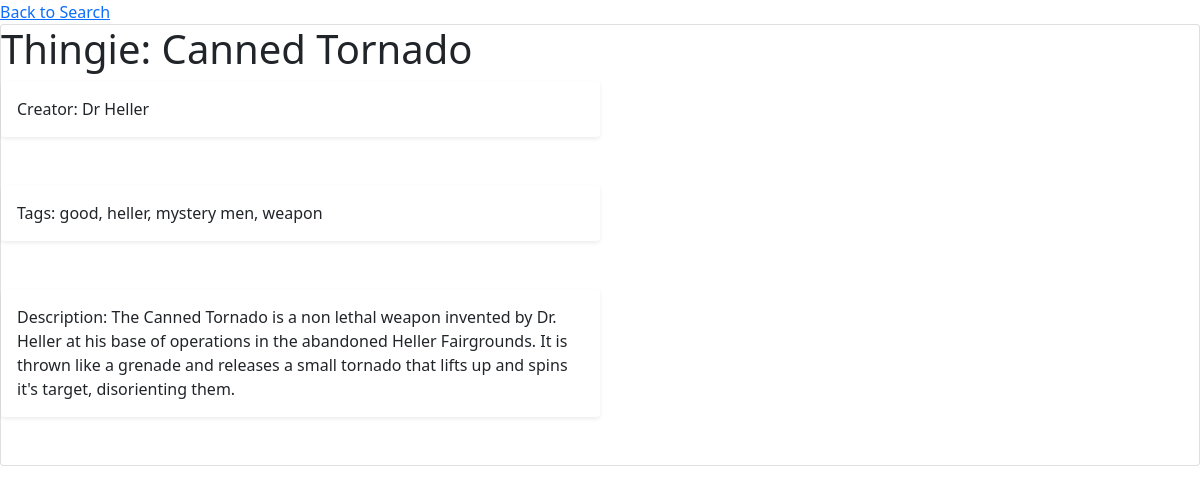
/thingie_view/3, run on the app's committed database.
### taggyWaggy/models.py (models this page shows, shortened)
class Thingie(models.Model):
    name = models.CharField(blank=False, null=False, max_length=255)
    creator = models.CharField(blank=False, null=False, max_length=255)
    description = models.CharField(blank=False, null=False, max_length=255)
    tags = TagField()

### taggyWaggy/views.py (the view)
# urls.py: path('thingie_view/<int:thingie_id>', views.thingie_view, name='thingie_view'),
def thingie_view(request, thingie_id):
    try:
        thingie = Thingie.objects.get(pk=thingie_id)
    except Thingie.DoesNotExist:
        raise Http404("That rule does not exist")
    context = {
        'thingie': thingie,
    }
    return render(request, 'thingie_view.html', context=context)

### templates/thingie_view.html (shortened to what this page needs)
{% load static %}
{% block content %}
    <link href="https://cdn.jsdelivr.net/npm/bootstrap@5.0.2/dist/css/bootstrap.min.css" rel="stylesheet">
    <a href="{% url 'index' %}">Back to Search</a>
    <div class="card">
        <h1 class="mercantile-section-header-dark text-dark">Thingie: {{ thingie.name }}</h1>
        <div class="mercantile-table-block-light">
            <div class="col-lg-6 col-sm-6 shadow-sm p-3 mb-5 bg-body rounded">
                Creator: {{ thingie.creator }}
            </div>
            <div class="col-lg-6 col-sm-6 shadow-sm p-3 mb-5 bg-body rounded">
                Tags: {{ thingie.tags }}
            </div>
            <div class="col-lg-6 col-sm-6 shadow-sm p-3 mb-5 bg-body rounded">
                Description: {{ thingie.description }}
            </div>
        </div>
    </div>
{% endblock %}

### data on the page
Thingie: name "Canned Tornado", creator "Dr Heller", tags "good, heller, mystery men, weapon", description "The Canned Tornado is a non lethal weapon invented by Dr. Heller at his base of operations in the abandoned Heller Fairgrounds. It is thrown like a grenade and releases a small tornado that lifts up and spins it's target, disorienting them."
